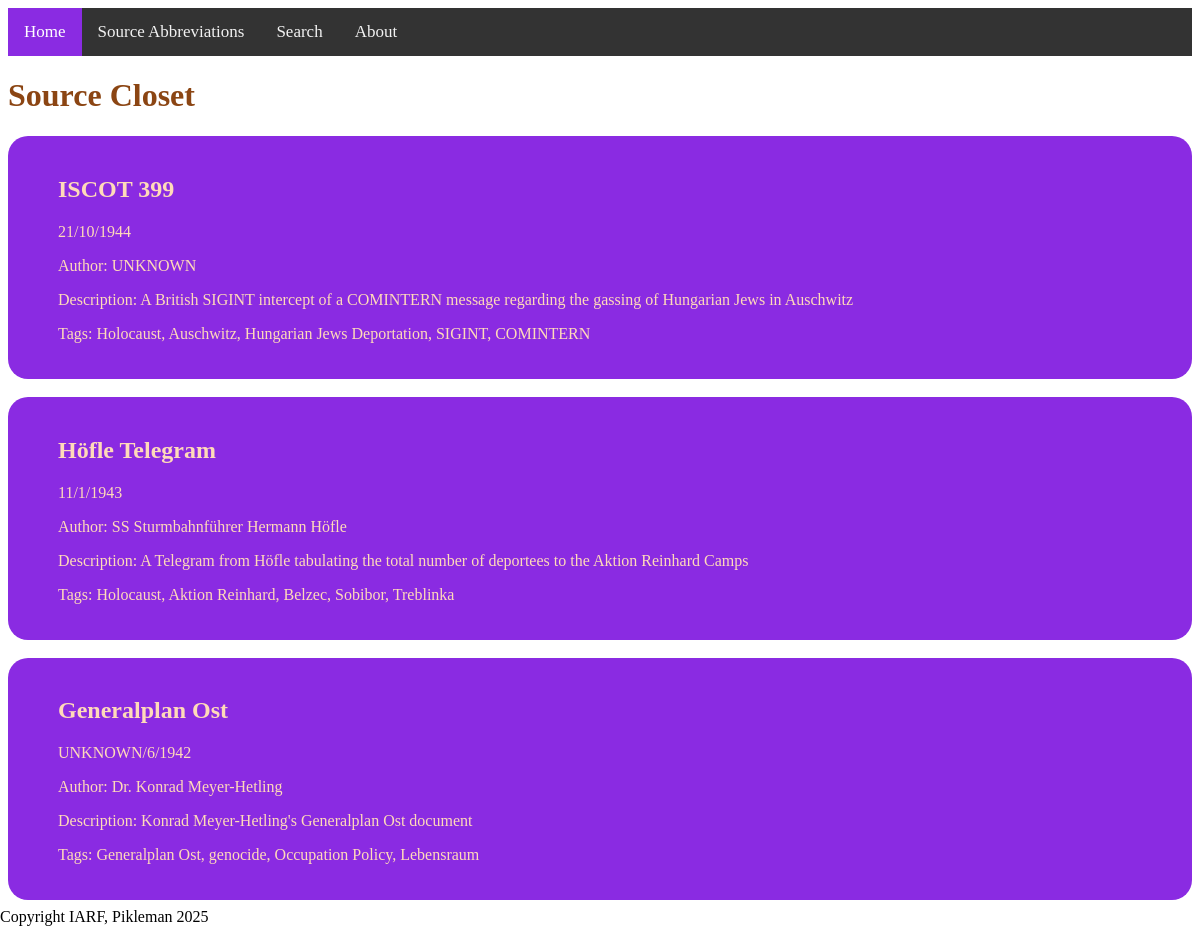
The page / on the database its author committed.
### tables this page shows
CREATE TABLE "SOURCES" (
	"Title"	TEXT,
	"Month"	INTEGER,
	"Date"	INTEGER,
	"Year"	INTEGER,
	"Author"	TEXT,
	"Country"	TEXT,
	"Topic"	TEXT,
	"Description"	TEXT,
	"Source"	TEXT,
	"Protected"	INTEGER,
	"Path"	TEXT
, "ID"	INTEGER, "Scaled"	INTEGER, "Link"	TEXT);

### app.py (the view)
@app.route('/')
def index():  # put application's code here
    db = sqlite3.connect('sources.db')
    sources = []
    for source in db.execute('SELECT * FROM sources'):
        sources.append(source)
    db.close()
    return render_template("index.html", sources=sources)

### templates/index.html (shortened to what this page needs)
<!DOCTYPE html>
<html lang="en">
<head>
    <link rel="stylesheet" href="{{ url_for('static', filename='styles/styles.css') }}">
</head>
<body>
<div class="topnav">
  <a class="active" href="{{url_for('index')}}">Home</a>
  <a href="{{url_for('sources_abbr')}}">Source Abbreviations</a>
  <a href="{{ url_for('index') }}">Search</a>
  <a href="{{ url_for('about') }}">About</a>
</div>
<h1 id="title">Source Closet</h1>
{% for src in sources[:6] %}
<a href="{{ url_for("source", id=src[11]) }}" class="src_link">
    <div class="source">
        <h2 class="src_heading">{{ src[0] }}</h2>
        <p>{{ src[2] }}/{{ src[1] }}/{{ src[3] }}</p>
        <p>Author: {{ src[4] }}</p>
        <p>Description: {{ src[7] }}</p>
        <p>Tags: {{ ', '.join(src[6].split('/')) }}</p>
    </div>
</a>
<br>
{% endfor %}
<footer>
    Copyright IARF, Pikleman 2025
</footer>
</body>
</html>

### static/styles/styles.css (style rules this page uses)
.source { border-radius: 20px; background-color: blueviolet; padding-left: 50px; padding-right: 50px; padding-top: 20px; padding-bottom: 20px; }
#title { color: saddlebrown; font-family: Copperplate; }
footer { position: fixed; bottom: 0; left: 0; right: 0; }
.src_link { text-decoration: none; color: peachpuff; font-family: Copperplate; }
.topnav { background-color: #333; overflow: hidden; }
.topnav a { float: left; color: #f2f2f2; text-align: center; padding: 14px 16px; text-decoration: none; font-size: 17px; }
.topnav a.active { background-color: blueviolet; color: white; }

### rows shown on the page
SOURCES: Title "ISCOT 399", Date "21", Month "10", Year "1944", Author "UNKNOWN", Description "A British SIGINT intercept of a COMINTERN message regarding the gassing of Hungarian Jews in Auschwitz", Topic "Holocaust, Auschwitz, Hungarian Jews Deportation, SIGINT, COMINTERN"
SOURCES: Title "Höfle Telegram", Date "11", Month "1", Year "1943", Author "SS Sturmbahnführer Hermann Höfle", Description "A Telegram from Höfle tabulating the total number of deportees to the Aktion Reinhard Camps", Topic "Holocaust, Aktion Reinhard, Belzec, Sobibor, Treblinka"
SOURCES: Title "Generalplan Ost", Date "UNKNOWN", Month "6", Year "1942", Author "Dr. Konrad Meyer-Hetling", Description "Konrad Meyer-Hetling's Generalplan Ost document", Topic "Generalplan Ost, genocide, Occupation Policy, Lebensraum"
